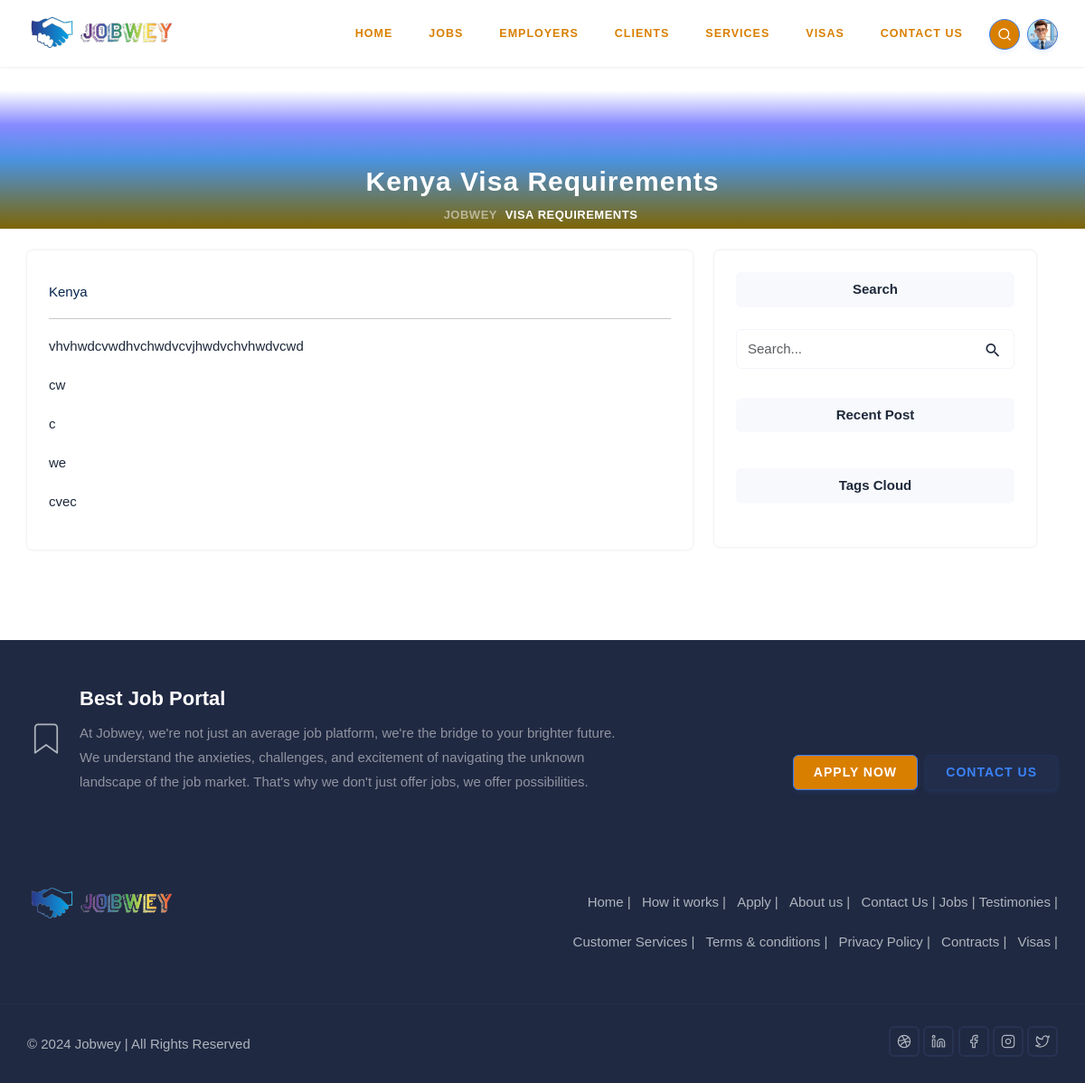
The app's page /visa/kenya/ (signed in) with its own data.
### jobwey/models.py (models this page shows, shortened)
class Visa(models.Model):
    country = models.CharField(max_length=100, unique=True)
    slug = models.SlugField(max_length=100)
    content = RichTextField()

### jobwey/views.py (the view)
# urls.py: path("visa/<str:slug>/", views.VisaDetailView.as_view(), name="visa_detail"),
class VisaDetailView(SingleObjectMixin, TemplateView):
    template_name = "jobwey/visa.html"
    model = Visa
    look_up_field = "slug"
    context_object_name = "visa"

### jobwey/views.py (called while the page is built)
    def get_object(self, **kwargs):
        return get_object_or_404(self.model, slug=kwargs.get(self.look_up_field))

    def get_context_data(self, **kwargs):
        context = super().get_context_data(**kwargs)
        context[self.context_object_name] = self.get_object(**kwargs)
        return context

### tokens/models.py (called while the page is built)
    def __str__(self):
        return f"{self.pk}"

### upjobwey/context_processors.py (called while the page is built)
def get_recent_time():
    return timezone.now() - datetime.timedelta(days=7)

def site_constants(request):
    return dict(
        dribbble="jobwey",
        linkedin="jobwey",
        facebook="jobwey",
        instagram="jobwey",
        twitter="jobwey",
        tinymce_apikey=TinyMceApiKey.objects.filter(is_active=True).last(),
        tags = Tag.objects.all()[:8],
        recent_posts = Post.objects.filter(createdAt__gte=get_recent_time()).all().order_by("?")[:6],
    )

### templates/jobwey/visa.html (shortened to what this page needs)
{% extends "base.html" %}
{% load static %}
{% block main %}
<section class="bg-half-170 d-table w-100">
  <div class="bg-overlay bg-gradient-overlay"></div>
  <div class="container">
    <div class="row mt-5 justify-content-center">
      <div class="col-12">
        <div class="title-heading text-center">
          <h5
            class="heading fw-semibold mb-0 sub-heading text-white title-dark"
          >
            {{visa.country|title}} Visa Requirements
          </h5>
        </div>
      </div>
    </div>
    <div class="position-middle-bottom">
      <nav aria-label="breadcrumb" class="d-block">
        <ul class="breadcrumb breadcrumb-muted mb-0 p-0">
          <li class="breadcrumb-item">
            <a href="{% url 'jobwey:home' %}">jobwey</a>
          </li>
          <li class="breadcrumb-item active" aria-current="page">
            Visa Requirements
          </li>
        </ul>
      </nav>
    </div>
  </div>
</section>
<div class="container">
  <div class="row g-4">
    <div class="row g-4">
      <div class="col-lg-8 col-md-7">
        <div class="card border-0 shadow rounded overflow-hidden">
          <div class="card-body">
            <p class="text-muted text-dark mt-2">{{visa.country|title}}</p>
            <hr />
            <p class="text-muted">{{visa.content|safe}}</p>
          </div>
        </div>
      </div>
      {% include "posts/recent_posts.html" %}
    </div>
  </div>
</div>
{% endblock main %}

### templates/common/footer.html (style rules this page uses)
div > ul, ul { list-style: none; }

### records on screen
Visa: country "Kenya", content "vhvhwdcvwdhvchwdvcvjhwdvchvhwdvcwd cw c we cvec"
